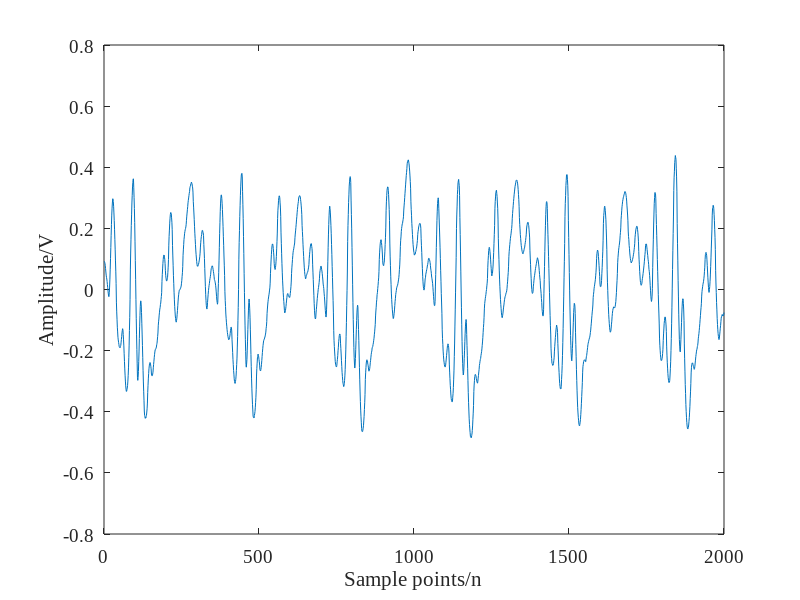
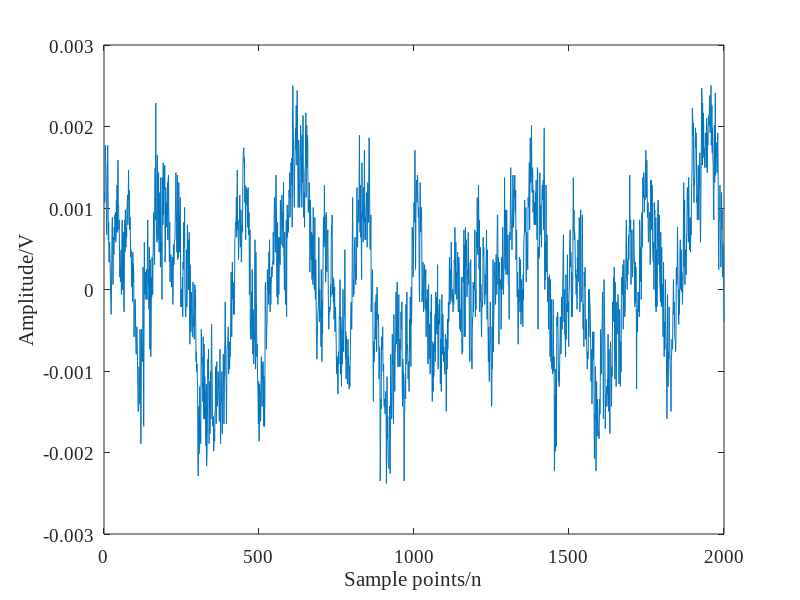
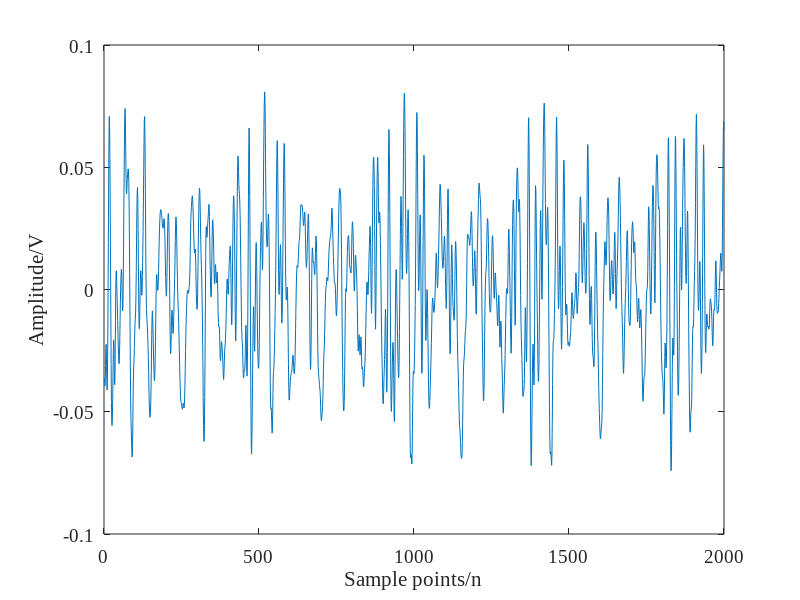
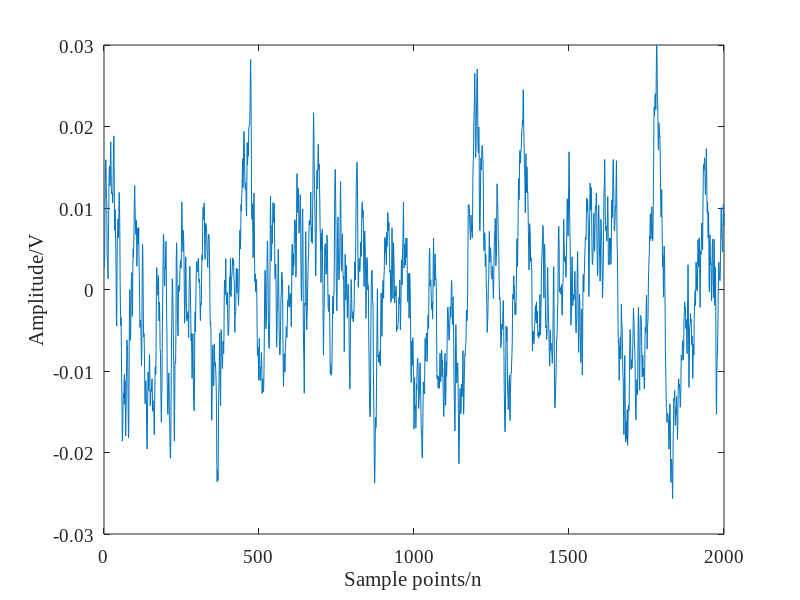

Write the MATLAB code that produced these figures, in order.
clc
clear
close all

%%  
load Ship

figure
plot(Ferryboat);
xlim([0 2000])
set(gca,'FontSize',13)
xlabel('Sample points/n');ylabel('Amplitude/V');
set(get(gca,'XLabel'),'FontName','Times New Roman','FontSize',16);
set(get(gca,'YLabel'),'FontName','Times New Roman','FontSize',16);
set(gca,'FontName','Times New Roman','fontsize',14);
figure
plot(Cargo_ship)
xlim([0 2000])
set(gca,'FontSize',13)
xlabel('Sample points/n');ylabel('Amplitude/V');
set(get(gca,'XLabel'),'FontName','Times New Roman','FontSize',16);
set(get(gca,'YLabel'),'FontName','Times New Roman','FontSize',16);
set(gca,'FontName','Times New Roman','fontsize',14);
figure
plot(Cruise_ship)
xlim([0 2000])
set(gca,'FontSize',13)
xlabel('Sample points/n');ylabel('Amplitude/V');
set(get(gca,'XLabel'),'FontName','Times New Roman','FontSize',16);
set(get(gca,'YLabel'),'FontName','Times New Roman','FontSize',16);
set(gca,'FontName','Times New Roman','fontsize',14);
figure
plot(Medium_sized_ships)
xlim([0 2000])
set(gca,'FontSize',13)
xlabel('Sample points/n');ylabel('Amplitude/V');
set(get(gca,'XLabel'),'FontName','Times New Roman','FontSize',16);
set(get(gca,'YLabel'),'FontName','Times New Roman','FontSize',16);
set(gca,'FontName','Times New Roman','fontsize',14);
